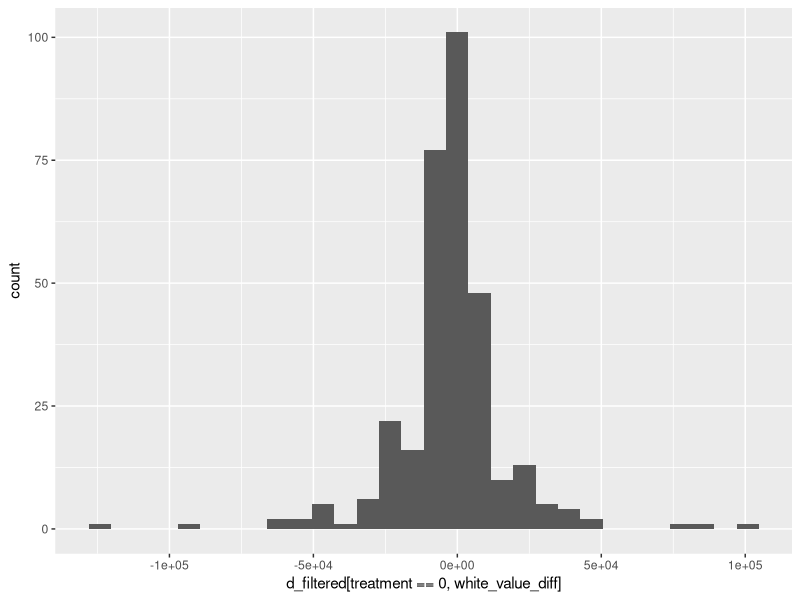
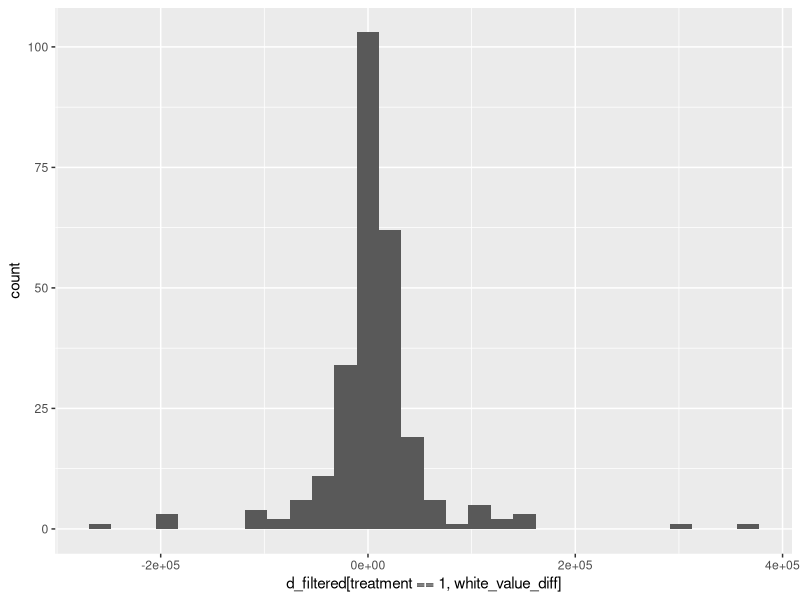

The R source for these figures, in order: (Note: this script raises an error after producing the figures.)
## ---- chunk 1
library(data.table)

library(sandwich)
library(lmtest)

library(AER) 
library(dplyr)


library(ggplot2) 
library(patchwork)
## ---- chunk 2
#Read in the data
d <- fread('joined_results.tsv')


head(d)
names(d)
## ---- chunk 3
#Joined data contains 2 rows per response per person
#Filter out the row that does not match their response

#Convert Property (i.e. Potential Answer) to a character from an int
d[ , Property := paste("Property", as.character(Property))]
d
## ---- chunk 4
#Filter to where user input property == potential response Property
d_filtered = d[ property == Property , ]
d_filtered
## ---- chunk 5
#For every row, create a column that is the value difference of white to non white
#i.e. If race==white of response, abs_value_diff, else use -abs_value_diff

#Using data.table fifelse
d_filtered[ , white_value_diff := fifelse(race=="white", abs_value_diff, -abs_value_diff)]


#Create a column with 0/1 if neighborhood is white
d_filtered[ , is_white := fifelse(race=="white", 1, 0)]

## ---- chunk 6
#Create a variable for whether street view contained a person

d_filtered[ , street_view_person := rep(0, .N)]

#Change Property 1 & 3s to 1
d_filtered[ (property == "Property 1") & (question == "3s") , street_view_person := 1] 

#Change both Properties of 10s to 1
d_filtered[  (question == "10s") , street_view_person := 1] 

#Change property 2 of 11s to 1
d_filtered[  (property == "Property 2") &(question == "11s") , street_view_person := 1] 

#Change property 1 of 13s to 1
d_filtered[  (property == "Property 1") &(question == "13s") , street_view_person := 1] 

#Change property 2 of 14s to 1
d_filtered[  (property == "Property 2") &(question == "14s") , street_view_person := 1] 

#Change property 1&2 of 18s to 1
d_filtered[  (question == "18s") , street_view_person := 1] 

#Change property 1 of 20s to 1
d_filtered[  (property == "Property 1") &(question == "20s") , street_view_person := 1] 

#Change property 1 of 25s to 1
d_filtered[  (property == "Property 1") &(question == "25s") , street_view_person := 1] 


d_filtered
## ---- chunk 7
ggplot(data =d_filtered[ treatment==0, ], aes(d_filtered[ treatment==0, white_value_diff])) +
  geom_histogram()
## ---- chunk 8
ggplot(data =d_filtered[ treatment==1, ], aes(d_filtered[ treatment==1, white_value_diff])) +
  geom_histogram()
## ---- chunk 9
fwrite(d_filtered, "filtered_data.csv")
## ---- chunk 10
df = fread("filtered_data.csv")
df
names(df)
## ---- chunk 11
#Some attempts at writing a model


#For each question, we want the difference in counts of properties selected by is_white
new_df = df[ , .(count=.N), keyby=.(question, is_white, treatment) ]
new_df


#We want to predict the difference of the counts of the is_white or not properties for each question
new_df[ , is_white_count:= diff(count, lag=1), keyby = .(question, treatment)]
new_df

model = new_df[ , lm(is_white_count ~ treatment)]

coeftest(model,  vcov = vcovCL(model, cluster = new_df[ , question]))
